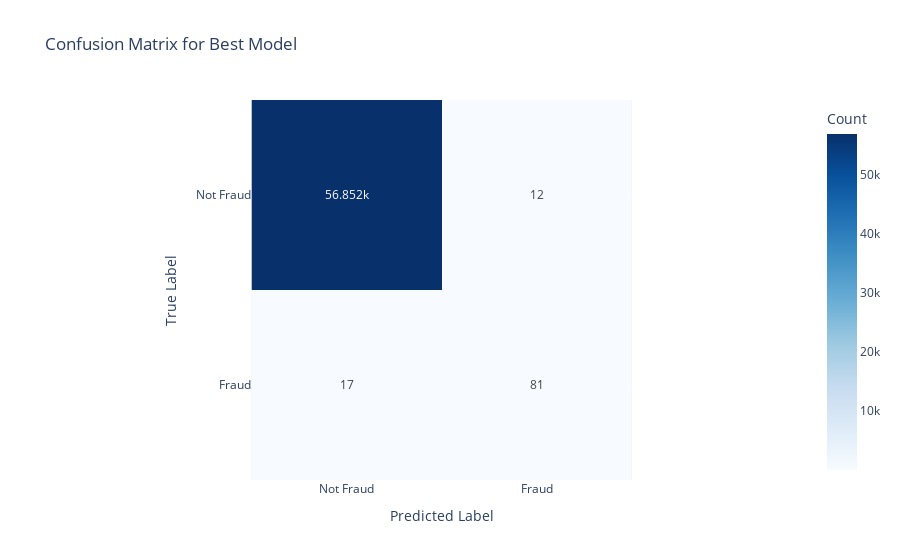

Notebook code for this chart:
### Code cell
param_grid = {
    'n_estimators': [100, 200],
    'max_depth': [None, 10, 20],
    'min_samples_split': [2, 5],
}
from sklearn.model_selection import GridSearchCV
grid_search = GridSearchCV(estimator=model2, param_grid=param_grid, cv=5, scoring='recall_macro', n_jobs=-1)
grid_search.fit(X_train_drop, y_train)
print("Best parameters found: ", grid_search.best_params_)
best_model = grid_search.best_estimator_
y_pred_best = best_model.predict(X_test_drop)
print(classification_report(y_test, y_pred_best))
px.imshow(confusion_matrix(y_test, y_pred_best),
    labels=dict(x="Predicted Label", y="True Label", color="Count"),
    x=["Not Fraud", "Fraud"],
    y=["Not Fraud", "Fraud"],
    title="Confusion Matrix for Best Model",
    text_auto=True,
    color_continuous_scale='Blues'
).show()

### Figure 1 — Plotly figure (JSON) as saved in the notebook; plotly's stock layout.template omitted (floating-point values rounded to 4 significant figures)
{"data": [{"coloraxis": "coloraxis", "hovertemplate": "Predicted Label: %{x}<br>True Label: %{y}<br>Count: %{z}<extra></extra>", "name": "0", "texttemplate": "%{z}", "type": "heatmap", "x": ["Not Fraud", "Fraud"], "xaxis": "x", "y": ["Not Fraud", "Fraud"], "yaxis": "y", "z": [[56852, 12], [17, 81]]}], "layout": {"coloraxis": {"colorbar": {"title": {"text": "Count"}}, "colorscale": [[0, "rgb(247,251,255)"], [0.125, "rgb(222,235,247)"], [0.25, "rgb(198,219,239)"], [0.375, "rgb(158,202,225)"], [0.5, "rgb(107,174,214)"], [0.625, "rgb(66,146,198)"], [0.75, "rgb(33,113,181)"], [0.875, "rgb(8,81,156)"], [1, "rgb(8,48,107)"]]}, "title": {"text": "Confusion Matrix for Best Model"}, "xaxis": {"anchor": "y", "constrain": "domain", "domain": [0, 1], "scaleanchor": "y", "title": {"text": "Predicted Label"}}, "yaxis": {"anchor": "x", "autorange": "reversed", "constrain": "domain", "domain": [0, 1], "title": {"text": "True Label"}}}}
